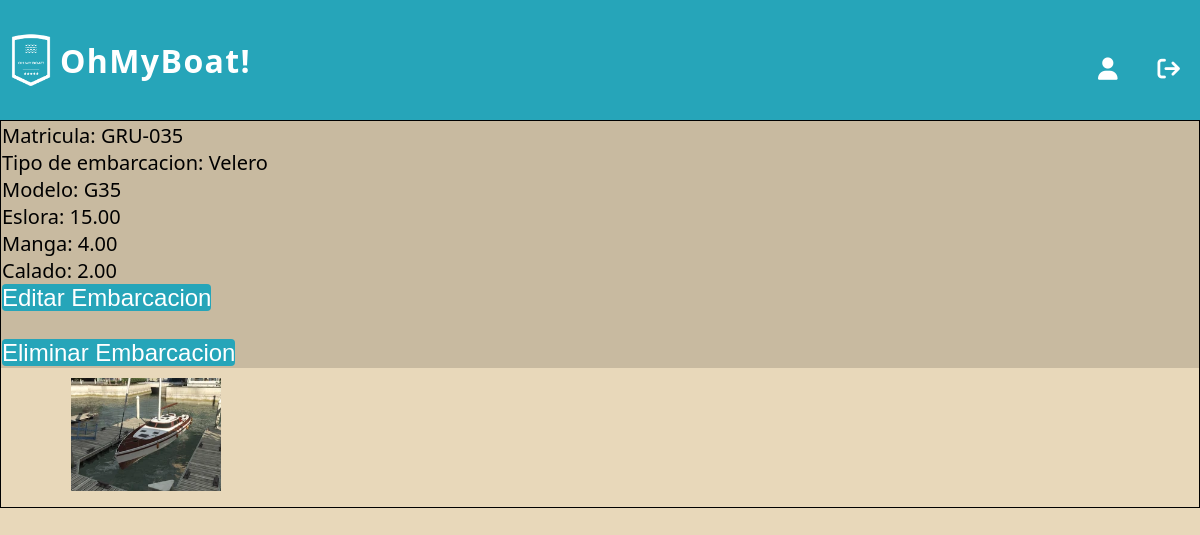
The page /ver_detalle_embarcacion/49/0 (signed in) on the database as committed earlier.
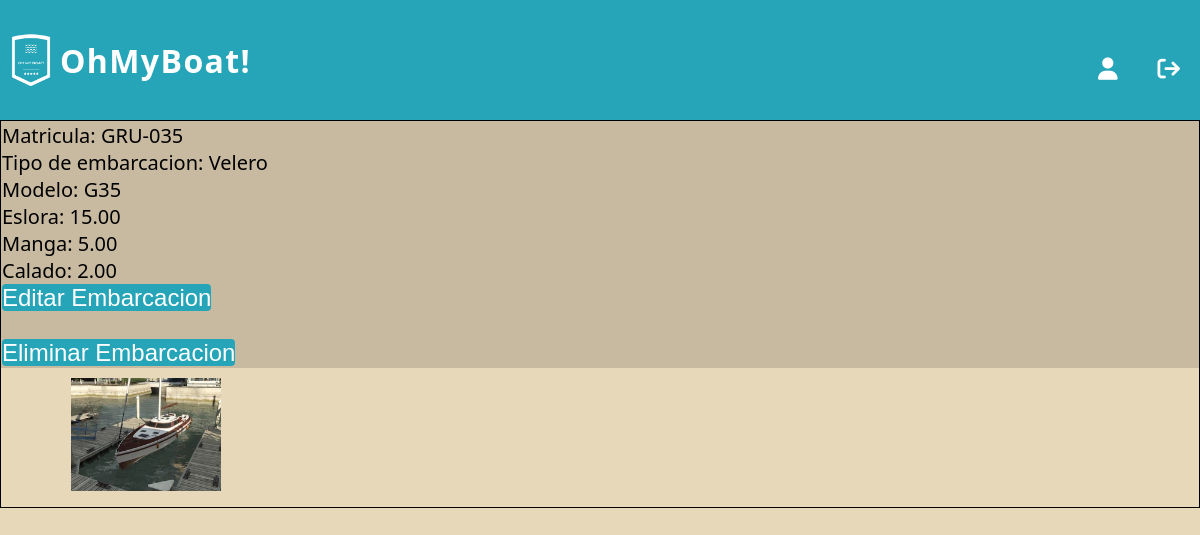
The same page on the database as committed later.
### embarcaciones/models.py (models this page shows)
class Embarcacion(models.Model):
    matricula = models.CharField(max_length=100, unique=True)
    modelo = models.CharField(max_length=100)
    tipo = models.ForeignKey(TipoEmbarcacion, on_delete=models.SET_NULL, null=True)
    m_eslora = models.DecimalField(max_digits=5, decimal_places=2)
    m_manga = models.DecimalField(max_digits=5, decimal_places=2)
    m_calado = models.DecimalField(max_digits=5, decimal_places=2)
    motor = models.BooleanField(default=False)
    deuda = models.DecimalField(max_digits=10, decimal_places=2, default=0)
    sede = models.ForeignKey(Sede, on_delete=models.SET_NULL, null=True)
    dueño = models.ForeignKey(Usuario, on_delete=models.CASCADE)

class TipoEmbarcacion(models.Model):
    clase= models.CharField(max_length=50, unique=True)

### embarcaciones/views.py (the view)
# urls.py: path('ver_detalle_embarcacion/<int:id_embarcacion>/<int:ok>', views.ver_detalle_embarcacion, name= 'ver detalle embarcacion'),
@login_required(login_url=reverse_lazy('home'))
def ver_detalle_embarcacion(request, id_embarcacion, ok):
    try:
        unaEmbarcacion = Embarcacion.objects.exclude(matricula__startswith='*').get(id= id_embarcacion)
        if unaEmbarcacion.dueño.id == request.user.id or request.user.is_superuser:
            imagenes= ImagenEmbarcacion.objects.filter(embarcacion= unaEmbarcacion.id)
            return render(request, 'boat_detail.html', {'imagenes': imagenes, 'embarcacion':  unaEmbarcacion, 'ok':ok})
        else:
            return render(request, '404_not_found.html')
    except Embarcacion.DoesNotExist:
        return render(request, '404_not_found.html')

### autenticacion/backend.py (called while the page is built)
    def get_user(self, user_id):
        UserModel = get_user_model()
        try:
            return UserModel.objects.get(pk=user_id)
        except UserModel.DoesNotExist:
            return None

### embarcaciones/templates/boat_detail.html (shortened to what this page needs)
{% extends 'layouts/base.html' %}
{% load static %}
{% block style %}
    <link rel="stylesheet" type="text/css" href="{% static 'styles/boat_detail_body.css' %}">
{% endblock %}
{% block listnav %}
    {% if request.user.is_authenticated %}
        <li><a class="normal" href="{% url 'ver perfil' id=request.user.id %}"><i class="fa-solid fa-user"></i></a></li>
    {% endif %}
    {% if request.user.is_authenticated %}
        <li class="modal"><a id="cerrar-sesion" class="normal"  href=""><i class="fa-solid fa-arrow-right-from-bracket"></i></a>
        </li>
    {% else %}
        <li><a href="{% url 'crear cuenta' %}" class="buton">Crear cuenta</a></li>
        <li><a href="{% url 'iniciar sesion' %}" class="buton">Iniciar Sesion</a></li>
    {% endif %}
{% endblock %}
{% block content %}
<section>
    <div>
        <div class="box">
            <div class="info-container">
                <div>
                    <p> Matricula: {{embarcacion.matricula}}</p>
                </div>
                <div>
                    <p> Tipo de embarcacion: {{embarcacion.tipo.clase}}</p>
                </div>
                <div>
                    <p> Modelo: {{embarcacion.modelo}}</p>
                </div>
                <div>
                    <p> Eslora: {{embarcacion.m_eslora}}</p>
                </div>
                <div>
                    <p> Manga: {{embarcacion.m_manga}}</p>
                </div>
                <div>
                    <p> Calado: {{embarcacion.m_calado}}</p>
                </div>
                <div class="btn-container">
                    {% with id_embarcacion=embarcacion.id %}
                        {% if not request.user.is_superuser %}
                            <a class="btn" href="{% url 'editar embarcacion' id_embarcacion %}">Editar embarcacion</a>
                        {% endif %}
                    {% endwith %}
                </div>
                <br>
                <div>
                    <div class="btn-container">
                        <a class="btn" id="eliminar-embarcacion" href="">Eliminar embarcacion</a>
                    </div>
                </div>
            </div>
            <div class='imagenesDiv'>
            {% for imagen in imagenes %}
                {% with 'imagenes_embarcaciones/'|add:imagen.nombre_especifico as ruta_imagen %}
                <div class="image-container">
                    <div class='p1'>
                        <img src="{% static ruta_imagen %}">
                    </div>
                </div>
                {% endwith %}
            {% endfor %}
            </div>
            </div>
        </div>
</section>
{% endblock %}

Rows that differ between the two databases and show on the page:
changed Embarcacion "GRU-035": m_manga "4.00" → "5.00"
